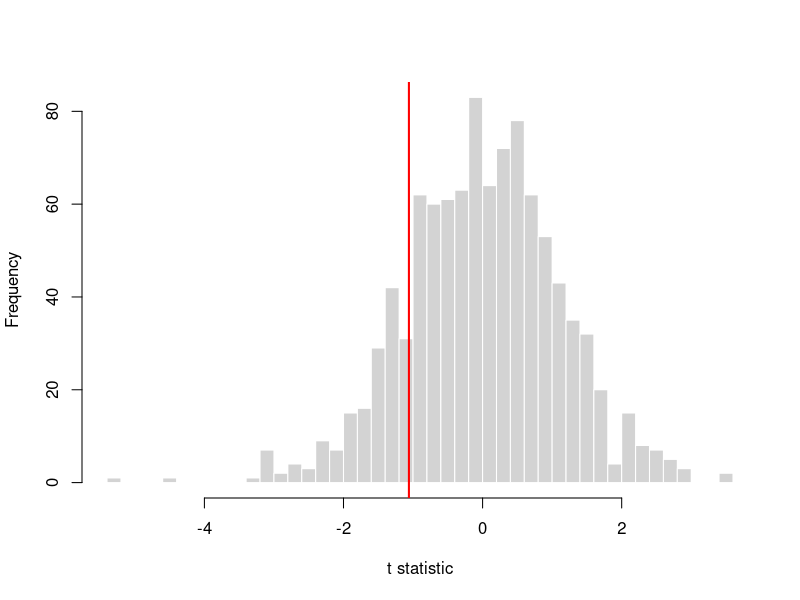
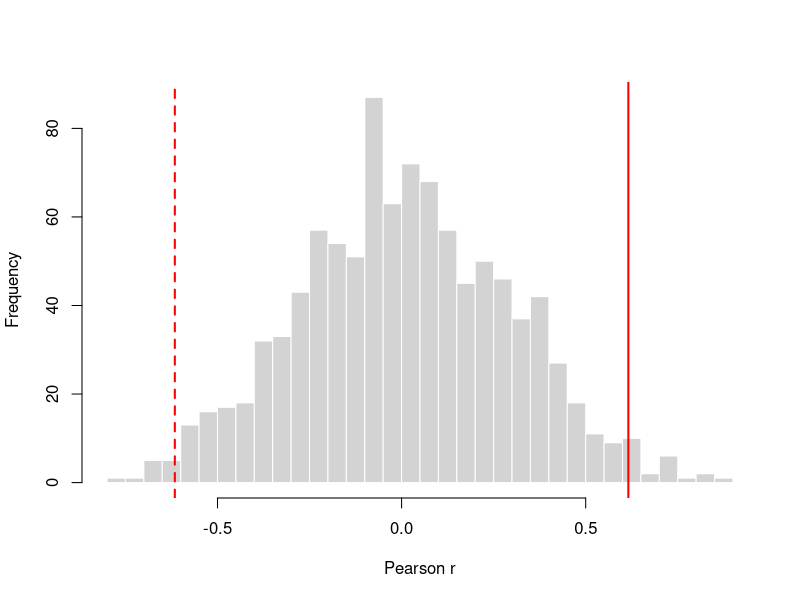
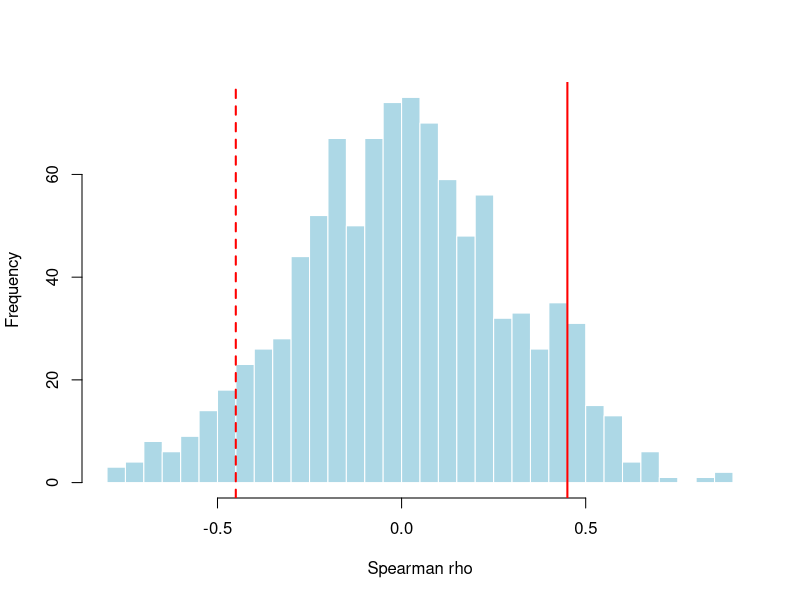

R code for these plots, in order:
## ---- chunk 1
library(knitr)
library(kableExtra)
## ---- chunk 2
dt <- read.csv("../backupfiles/thyroid.csv", header = TRUE)
kable(dt, align = "c", caption = "Serum thyroxine levels (nmol/l)") %>%
  kable_styling(bootstrap_options = c("striped", "bordered"), full_width = FALSE)
## ---- chunk 3
# 觀察數據的 t 統計量
t_obs <- t.test(dt$thyr ~ dt$group, var.equal = TRUE)$statistic
cat("觀察數據的 t 統計量 =", t_obs, "\n")
## ---- chunk 4
set.seed(1)
dist_t <- replicate(1000, {
  t.test(sample(dt$thyr, length(dt$thyr), FALSE) ~ dt$group, var.equal = TRUE)$statistic
})

# 排列分佈的摘要
summary(dist_t)
## ---- chunk 5
hist(dist_t, breaks = 50, main = "", xlab = "t statistic", col = "lightgrey", border = "white")
abline(v = t_obs, lwd = 2, col = "red")
## ---- chunk 6
p_perm <- sum(abs(dist_t) >= abs(t_obs)) / 1000
cat("排列置換法 p 值 (1000次排列) =", p_perm, "\n")
cat("t 檢驗 p 值 =", t.test(dt$thyr ~ dt$group, var.equal = TRUE)$p.value, "\n")
## ---- chunk 7
se_p <- sqrt(p_perm * (1 - p_perm) / 1000)
cat("SE(p) =", round(se_p, 4), "\n")
cat("95% CI for p: (", round(p_perm - 1.96*se_p, 4), ",", round(p_perm + 1.96*se_p, 4), ")\n")
## ---- chunk 8
# 100 次排列
set.seed(1)
dist_100 <- replicate(100, {
  t.test(sample(dt$thyr, length(dt$thyr), FALSE) ~ dt$group, var.equal = TRUE)$statistic
})
p_100 <- sum(abs(dist_100) >= abs(t_obs)) / 100
se_100 <- sqrt(p_100 * (1 - p_100) / 100)
cat("100 次排列: p =", p_100, ", SE =", round(se_100, 4),
    ", 95% CI: (", round(p_100 - 1.96*se_100, 3), ",", round(p_100 + 1.96*se_100, 3), ")\n")
## ---- chunk 9
# 10000 次排列
set.seed(1)
dist_10000 <- replicate(10000, {
  t.test(sample(dt$thyr, length(dt$thyr), FALSE) ~ dt$group, var.equal = TRUE)$statistic
})
p_10000 <- sum(abs(dist_10000) >= abs(t_obs)) / 10000
se_10000 <- sqrt(p_10000 * (1 - p_10000) / 10000)
cat("10000 次排列: p =", p_10000, ", SE =", round(se_10000, 4),
    ", 95% CI: (", round(p_10000 - 1.96*se_10000, 3), ",", round(p_10000 + 1.96*se_10000, 3), ")\n")
## ---- chunk 10
# 觀察數據的均值差
obs_diff <- diff(by(dt$thyr, dt$group, mean))
cat("觀察數據均值差 =", obs_diff, "\n")

set.seed(1)
dist_diff <- replicate(1000, {
  diff(by(sample(dt$thyr, length(dt$thyr), FALSE), dt$group, mean))
})

p_diff <- sum(abs(dist_diff) >= abs(obs_diff)) / 1000
cat("排列置換法 p 值 (均值差) =", p_diff, "\n")
## ---- chunk 11
# 先計算秩次
dt$rank_thyr <- rank(dt$thyr)

# 觀察數據的秩均值差
obs_rank_diff <- diff(by(dt$rank_thyr, dt$group, mean))
cat("觀察數據秩均值差 =", obs_rank_diff, "\n")

# 排列置換
set.seed(1)
dist_rank <- replicate(1000, {
  diff(by(sample(dt$rank_thyr, length(dt$rank_thyr), FALSE), dt$group, mean))
})

p_rank <- sum(abs(dist_rank) >= abs(obs_rank_diff)) / 1000
cat("排列置換法 p 值 (秩次) =", p_rank, "\n")
## ---- chunk 12
# 與精確 WMW 檢驗比較
wmw <- wilcox.test(dt$thyr ~ dt$group, exact = TRUE)
cat("精確 WMW p 值 =", wmw$p.value, "\n")
## ---- chunk 13
set.seed(1)
dist_rank_10k <- replicate(10000, {
  diff(by(sample(dt$rank_thyr, length(dt$rank_thyr), FALSE), dt$group, mean))
})
p_rank_10k <- sum(abs(dist_rank_10k) >= abs(obs_rank_diff)) / 10000
cat("排列置換法 p 值 (秩次, 10000次) =", p_rank_10k, "\n")
## ---- chunk 14
headache <- read.csv("../backupfiles/headache.csv")
headache
## ---- chunk 15
# Pearson 相關
r_pearson <- cor(headache$totpar1, headache$totpar2, method = "pearson")
cat("Pearson r =", round(r_pearson, 4), "\n")

# 常規正態假設下的顯著性檢驗（等價於線性回歸的斜率檢驗）
cor.test(headache$totpar1, headache$totpar2, method = "pearson")
## ---- chunk 16
summary(lm(totpar1 ~ totpar2, data = headache))$coefficients
## ---- chunk 17
set.seed(1)
dist_pearson <- replicate(1000, {
  cor(sample(headache$totpar1, length(headache$totpar1), FALSE),
      headache$totpar2, method = "pearson")
})

p_perm_pearson <- sum(abs(dist_pearson) >= abs(r_pearson)) / 1000
cat("排列置換法 p 值 (Pearson) =", p_perm_pearson, "\n")
## ---- chunk 18
hist(dist_pearson, breaks = 50, main = "", xlab = "Pearson r", col = "lightgrey", border = "white")
abline(v = r_pearson, lwd = 2, col = "red")
abline(v = -r_pearson, lwd = 2, col = "red", lty = 2)
## ---- chunk 19
# Spearman 相關
r_spearman <- cor(headache$totpar1, headache$totpar2, method = "spearman")
cat("Spearman rho =", round(r_spearman, 4), "\n")

# 常規 Spearman 檢驗
cor.test(headache$totpar1, headache$totpar2, method = "spearman")
## ---- chunk 20
set.seed(1)
dist_spearman <- replicate(1000, {
  cor(sample(headache$totpar1, length(headache$totpar1), FALSE),
      headache$totpar2, method = "spearman")
})

p_perm_spearman <- sum(abs(dist_spearman) >= abs(r_spearman)) / 1000
cat("排列置換法 p 值 (Spearman) =", p_perm_spearman, "\n")
## ---- chunk 21
hist(dist_spearman, breaks = 50, main = "", xlab = "Spearman rho", col = "lightblue", border = "white")
abline(v = r_spearman, lwd = 2, col = "red")
abline(v = -r_spearman, lwd = 2, col = "red", lty = 2)
## ---- chunk 22
# 排列 totpar2（固定 totpar1）
set.seed(1)
dist_pearson_v2 <- replicate(1000, {
  cor(headache$totpar1,
      sample(headache$totpar2, length(headache$totpar2), FALSE),
      method = "pearson")
})

p_perm_v2 <- sum(abs(dist_pearson_v2) >= abs(r_pearson)) / 1000
cat("排列 totpar1 的 p 值 =", p_perm_pearson, "\n")
cat("排列 totpar2 的 p 值 =", p_perm_v2, "\n")
## ---- chunk 23
# 增加排列次數到 10000 次驗證
set.seed(1)
dist_p1_10k <- replicate(10000, {
  cor(sample(headache$totpar1, length(headache$totpar1), FALSE),
      headache$totpar2, method = "pearson")
})
set.seed(1)
dist_p2_10k <- replicate(10000, {
  cor(headache$totpar1,
      sample(headache$totpar2, length(headache$totpar2), FALSE),
      method = "pearson")
})

cat("排列 totpar1 (10000次):", sum(abs(dist_p1_10k) >= abs(r_pearson)) / 10000, "\n")
cat("排列 totpar2 (10000次):", sum(abs(dist_p2_10k) >= abs(r_pearson)) / 10000, "\n")
## ---- chunk 24
summary_df <- data.frame(
  Method = c("雙樣本 t 檢驗", "排列置換 (t 統計量)", "排列置換 (均值差)",
             "精確 WMW", "排列置換 (秩次)"),
  p_value = c(
    round(t.test(dt$thyr ~ dt$group, var.equal = TRUE)$p.value, 3),
    p_perm,
    p_diff,
    round(wmw$p.value, 3),
    p_rank
  )
)
kable(summary_df, format = "html", col.names = c("方法", "甲狀腺素數據 p 值"),
      align = "lc",
      caption = "甲狀腺素數據：不同方法的 p 值比較") %>%
  kable_styling(bootstrap_options = c("striped", "bordered"), full_width = FALSE)
